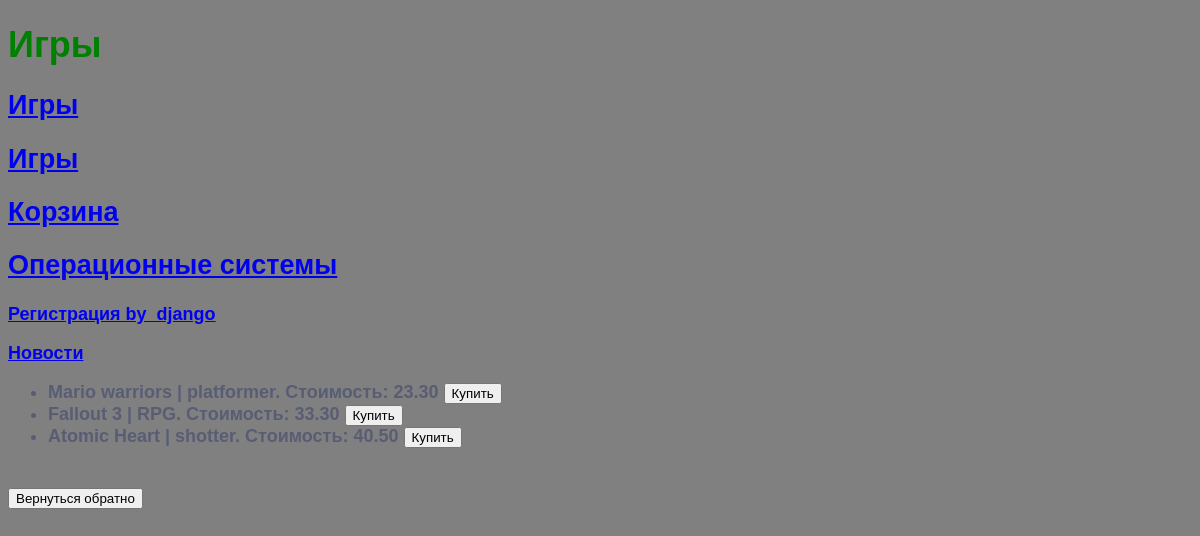
/games, run on the app's committed database.
### task1/models.py (models this page shows, shortened)
class Game(models.Model):
    title = models.CharField(max_length=30)
    cost = models.DecimalField(max_digits=10, default=0, decimal_places=2, null=True)
    size = models.DecimalField(max_digits=5, decimal_places=2)
    description = models.CharField(default='Game', max_length=100000000)
    age_limited = models.BooleanField(default=False)
    buyer = models.ManyToManyField(Buyer, related_name='game')

### task1/views.py (the view)
# urls.py: path('games', games, name='games'),
def games(request):
    title = 'Мой сайт'
    text = 'Игры'
    list = ['Mario warriors', 'Deus Ex', 'Fallout 3']
    game_dict = {'games': ["Atomic Heart", "Cyberpunk 2077", "PayDay 77"]}
    games = Game.objects.all()
    context = {
        'title': title,
        'text': text,
        'list': list,
        'game_dict': game_dict,
        'games': games,
    }
    return render(request, 'fourth_task/games.html', context)

### templates/fourth_task/games.html
{% extends "fourth_task/menu.html" %}
{% block pagename %}
<h1>{{ text }}</h1>
{% endblock %}
{% block menu %}
    {{block.super}}
{% endblock %}
{% block content %}
 <ul>
        {% for game in games %}
            <li>
                {{ game.title }} | {{ game.description }}. Стоимость: {{ game.cost|floatformat:2}}
                <button>Купить</button>
            </li>
        {% endfor %}
    </ul>
<br>
<form action="{% url 'home' %}">
    <input type="submit" value="Вернуться обратно" />
</form>
<br>
{% endblock %}

### templates/fourth_task/menu.html (shortened to what this page needs)
<!DOCTYPE html>
{% load static %}
<html lang="en">
<head>
    <link rel = 'stylesheet' type='text/css' href = '{% static "style.css" %}'>
</head>
<body>
    <header>
        {% block pagename %}{% endblock %}
    </header>
<nav>
    {% block menu %}
        <h2><a href="#">{{ text }}</a></h2>
        <h2><a href="{% url 'games' %}">Игры</a></h2>
        <h2><a href="{% url 'cart' %}">Корзина</a></h2>
        <h2><a href="{% url 'platform' %}">Операционные системы</a></h2>
        <p><a href="http://127.0.0.1:8000/by_django/">Регистрация by_django</a></p>
        <p><a href="http://127.0.0.1:8000/platform/news/">Новости</a></p>
    {% endblock %}
</nav>
<main>
    {% block content %}{% endblock %}
</main>
</body>
</html>

### static/style.css (style rules this page uses)
h1 { color: green; }
h2 { color: yellow; }
body { font: 600 18px 'Source Sans Pro', sans-serif; color: #585d74; background-color: grey }

### data on the page
Game: title "Mario warriors", description "platformer", cost "23.30"
Game: title "Fallout 3", description "RPG", cost "33.30"
Game: title "Atomic Heart", description "shotter", cost "40.50"

### other printed values
{{ text }} "Игры"
